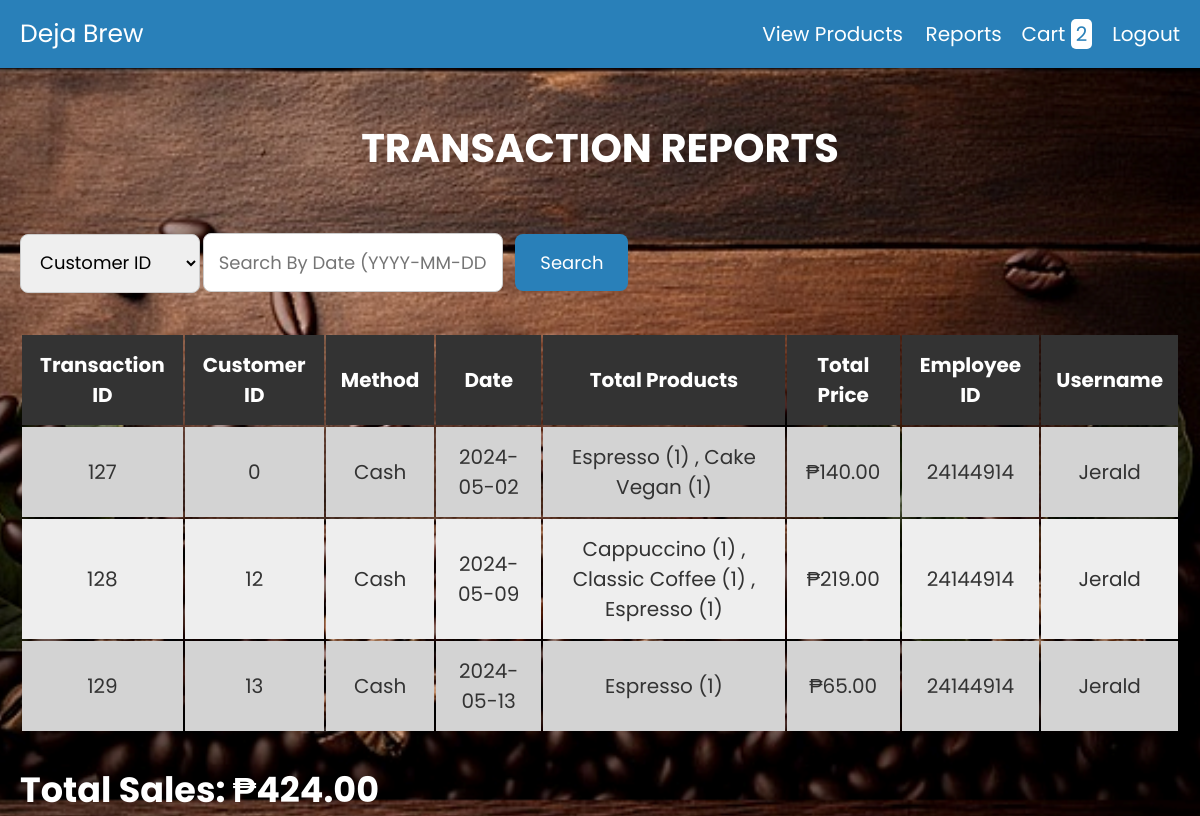
/report.php, run on an earlier commit of the app's database.
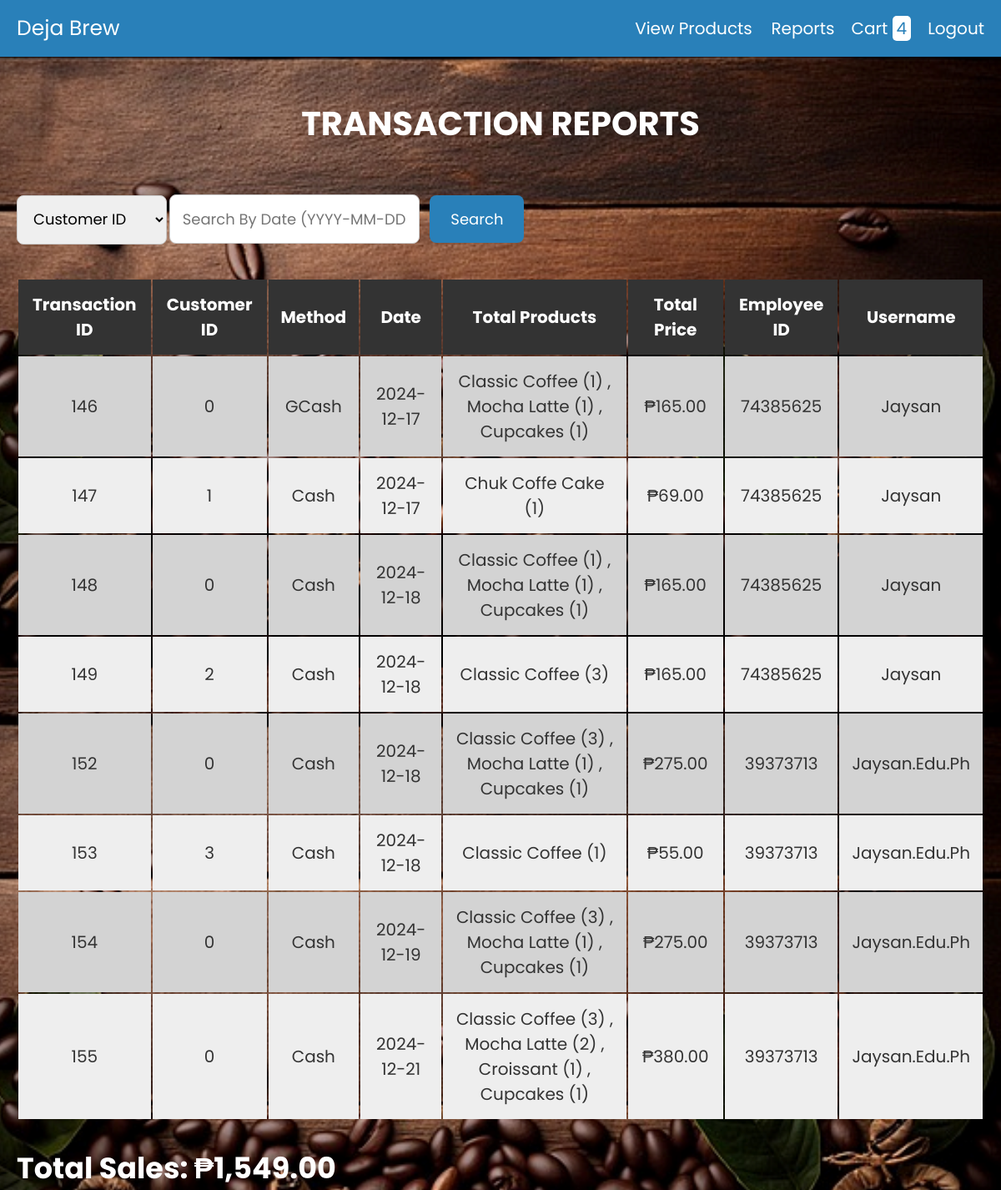
And on a later commit of the database.
### tables this page shows
CREATE TABLE `checkout` (
  `transaction_id` int(255) NOT NULL,
  `customer_id` int(255) NOT NULL,
  `method` varchar(255) NOT NULL,
  `date` date NOT NULL DEFAULT current_timestamp(),
  `total_products` varchar(255) NOT NULL,
  `total_price` varchar(255) NOT NULL,
  `user_id` bigint(255) NOT NULL
);

CREATE TABLE `users` (
  `id` bigint(20) NOT NULL,
  `user_id` bigint(20) NOT NULL,
  `user_name` varchar(255) NOT NULL,
  `password` varchar(255) NOT NULL,
  `Role` varchar(20) NOT NULL
);

### report.php (the view, shortened to what this page needs)
<?php
@include 'config.php';
$search_query = "";
$search_type = "";
?>
<!DOCTYPE html>
<html lang="en">
<head>
    <link rel="stylesheet" href="https://cdnjs.cloudflare.com/ajax/libs/font-awesome/6.0.0/css/all.min.css">
    <link rel="stylesheet" href="css/style.css">
</head>
<body>
<?php include 'header.php'; ?>
<div class="container">
    <h1 class="heading" style="padding-top: 50px; padding-bottom: 5px; padding-left: 30px; padding-right: 30px; ">Transaction Reports</h1>
    <form action="" method="GET" class="search-form-container">
        <select name="search_type" class="search-type-select">
            <option value="customer_id">Customer ID</option>
        </select>
        <input type="text" name="search" placeholder="<?php echo ($search_type === 'customer_id') ? 'Search by Customer ID' : 'Search by Date (YYYY-MM-DD)'; ?>" value="<?php echo $search_query; ?>" class="search-input">
        <button type="submit" class="search-button">Search</button>
    </form>
    <div class="display-product-table">
        <section>
            <table>
                <thead>
                    <tr>
                        <th>Transaction ID</th>
                        <th>Customer ID</th>
                        <th>Method</th>
                        <th>Date</th>
                        <th>Total Products</th>
                        <th>Total Price</th>
                        <th>Employee ID</th>
                        <th>Username</th>
                    </tr>
                </thead>
                <tbody>
                    <?php
                    include 'config.php';
                    $totalPriceSum = 0;
                    $query = "SELECT checkout.transaction_id, checkout.customer_id, checkout.method, checkout.date, checkout.total_products, checkout.total_price, checkout.user_id, users.user_name FROM checkout INNER JOIN users ON checkout.user_id = users.user_id";
                    $result = mysqli_query($conn, $query);
                    if (mysqli_num_rows($result) > 0) {
                        while ($row = mysqli_fetch_assoc($result)) {
                            echo "<tr>";
                            echo "<td>" . $row['transaction_id'] . "</td>";
                            echo "<td>" . $row['customer_id'] . "</td>";
                            echo "<td>" . $row['method'] . "</td>";
                            echo "<td>" . $row['date'] . "</td>";
                            echo "<td>" . $row['total_products'] . "</td>";
                            echo "<td>₱" . $row['total_price'] . ".00</td>";
                            echo "<td>" . $row['user_id'] . "</td>";
                            echo "<td>" . $row['user_name'] . "</td>";
                            echo "</tr>";
                            $totalPriceSum += $row['total_price'];
                        }
                    } else {
                        echo "<tr><td colspan='8'>No records found</td></tr>";
                    }
                    ?>
                </tbody>
            </table>
        </section>
    </div>
    <div class="total_sales">Total Sales: ₱<?php echo number_format($totalPriceSum, 2); ?></div>
</div>
</body>
</html>

### header.php (shortened to what this page needs)
<header class="header">
   <div class="flex">
      <a href="#" class="logo">Deja Brew</a>
      <nav class="navbar">
         <a href="products.php">view products</a>
         <a href="report.php">reports</a>
      </nav>
      <?php
      $customer_id = isset($_SESSION['latest_customer_id']) ? $_SESSION['latest_customer_id'] : 0;
      $select_rows = mysqli_query($conn, "SELECT * FROM `carts` WHERE customer_id = '$customer_id'") or die('query failed');
      $row_count = mysqli_num_rows($select_rows);
      ?>
      <a href="cart.php" class="cart">cart <span><?php echo $row_count; ?></span></a>
      <nav class="navbarL">
         <a href="logout.php">Logout</a>
      </nav>
   </div>
</header>

What changed in the data, as far as the page shows it:
removed checkout: transaction "127", customer "0", method "Cash", date "2024-05-02", total_products "Espresso (1) , Cake Vegan (1)", total_price "140", user "24144914", users.user_name "Jerald"
removed checkout: transaction "128", customer "12", method "Cash", date "2024-05-09", total_products "Cappuccino (1) , Classic Coffee (1) , Espresso (1)", total_price "219", user "24144914", users.user_name "Jerald"
removed checkout: transaction "129", customer "13", method "Cash", date "2024-05-13", total_products "Espresso (1)", total_price "65", user "24144914", users.user_name "Jerald"
added checkout: transaction "146", customer "0", method "GCash", date "2024-12-17", total_products "Classic Coffee (1) , Mocha Latte (1) , Cupcakes (1)", total_price "165", user "74385625", users.user_name "Jaysan"
added checkout: transaction "147", customer "1", method "Cash", date "2024-12-17", total_products "Chuk Coffe Cake (1)", total_price "69", user "74385625", users.user_name "Jaysan"
added checkout: transaction "148", customer "0", method "Cash", date "2024-12-18", total_products "Classic Coffee (1) , Mocha Latte (1) , Cupcakes (1)", total_price "165", user "74385625", users.user_name "Jaysan"
added checkout: transaction "149", customer "2", method "Cash", date "2024-12-18", total_products "Classic Coffee (3)", total_price "165", user "74385625", users.user_name "Jaysan"
added checkout: transaction "152", customer "0", method "Cash", date "2024-12-18", total_products "Classic Coffee (3) , Mocha Latte (1) , Cupcakes (1)", total_price "275", user "39373713", users.user_name "Jaysan.edu.ph"
added checkout: transaction "153", customer "3", method "Cash", date "2024-12-18", total_products "Classic Coffee (1)", total_price "55", user "39373713", users.user_name "Jaysan.edu.ph"
added checkout: transaction "154", customer "0", method "Cash", date "2024-12-19", total_products "Classic Coffee (3) , Mocha Latte (1) , Cupcakes (1)", total_price "275", user "39373713", users.user_name "Jaysan.edu.ph"
added checkout: transaction "155", customer "0", method "Cash", date "2024-12-21", total_products "Classic Coffee (3) , Mocha Latte (2) , Croissant (1) , Cupcakes (1)", total_price "380", user "39373713", users.user_name "Jaysan.edu.ph"
Also different on the page:
$row_count: "2" → "4"
$totalPriceSum: "424.00" → "1,549.00"
